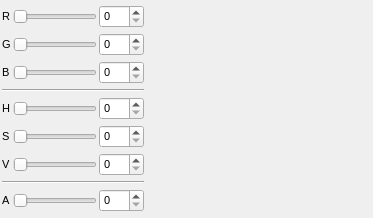
<?xml version="1.0" encoding="UTF-8"?>
<ui version="4.0">
 <class>ColourPopup</class>
 <widget class="QWidget" name="ColourPopup">
  <property name="geometry">
   <rect>
    <x>0</x>
    <y>0</y>
    <width>373</width>
    <height>218</height>
   </rect>
  </property>
  <property name="sizePolicy">
   <sizepolicy hsizetype="Minimum" vsizetype="Minimum">
    <horstretch>0</horstretch>
    <verstretch>0</verstretch>
   </sizepolicy>
  </property>
  <property name="baseSize">
   <size>
    <width>56</width>
    <height>56</height>
   </size>
  </property>
  <property name="font">
   <font>
    <pointsize>8</pointsize>
   </font>
  </property>
  <property name="windowTitle">
   <string>Colour Popup</string>
  </property>
  <layout class="QGridLayout" name="gridLayout">
   <property name="margin">
    <number>2</number>
   </property>
   <property name="spacing">
    <number>2</number>
   </property>
   <item row="4" column="1">
    <widget class="QSlider" name="HueSlider">
     <property name="toolTip">
      <string>Set the hue component of the colour (HSV)</string>
     </property>
     <property name="maximum">
      <number>359</number>
     </property>
     <property name="orientation">
      <enum>Qt::Horizontal</enum>
     </property>
    </widget>
   </item>
   <item row="1" column="0">
    <widget class="QLabel" name="label_2">
     <property name="sizePolicy">
      <sizepolicy hsizetype="Minimum" vsizetype="Preferred">
       <horstretch>0</horstretch>
       <verstretch>0</verstretch>
      </sizepolicy>
     </property>
     <property name="text">
      <string>G</string>
     </property>
    </widget>
   </item>
   <item row="1" column="1">
    <widget class="QSlider" name="GreenSlider">
     <property name="toolTip">
      <string>Set the green component of the colour (RGB)</string>
     </property>
     <property name="maximum">
      <number>255</number>
     </property>
     <property name="orientation">
      <enum>Qt::Horizontal</enum>
     </property>
    </widget>
   </item>
   <item row="5" column="2">
    <widget class="QSpinBox" name="SaturationSpin">
     <property name="toolTip">
      <string>Set the saturation component of the colour (HSV)</string>
     </property>
     <property name="maximum">
      <number>255</number>
     </property>
    </widget>
   </item>
   <item row="4" column="2">
    <widget class="QSpinBox" name="HueSpin">
     <property name="toolTip">
      <string>Set the hue component of the colour (HSV)</string>
     </property>
     <property name="maximum">
      <number>359</number>
     </property>
    </widget>
   </item>
   <item row="3" column="0" colspan="3">
    <widget class="Line" name="line">
     <property name="orientation">
      <enum>Qt::Horizontal</enum>
     </property>
    </widget>
   </item>
   <item row="4" column="0">
    <widget class="QLabel" name="label_4">
     <property name="sizePolicy">
      <sizepolicy hsizetype="Minimum" vsizetype="Preferred">
       <horstretch>0</horstretch>
       <verstretch>0</verstretch>
      </sizepolicy>
     </property>
     <property name="text">
      <string>H</string>
     </property>
    </widget>
   </item>
   <item row="2" column="0">
    <widget class="QLabel" name="label_3">
     <property name="sizePolicy">
      <sizepolicy hsizetype="Minimum" vsizetype="Preferred">
       <horstretch>0</horstretch>
       <verstretch>0</verstretch>
      </sizepolicy>
     </property>
     <property name="text">
      <string>B</string>
     </property>
    </widget>
   </item>
   <item row="1" column="2">
    <widget class="QSpinBox" name="GreenSpin">
     <property name="toolTip">
      <string>Set the green component of the colour (RGB)</string>
     </property>
     <property name="maximum">
      <number>255</number>
     </property>
    </widget>
   </item>
   <item row="0" column="0">
    <widget class="QLabel" name="label">
     <property name="sizePolicy">
      <sizepolicy hsizetype="Minimum" vsizetype="Preferred">
       <horstretch>0</horstretch>
       <verstretch>0</verstretch>
      </sizepolicy>
     </property>
     <property name="text">
      <string>R</string>
     </property>
    </widget>
   </item>
   <item row="2" column="2">
    <widget class="QSpinBox" name="BlueSpin">
     <property name="toolTip">
      <string>Set the blue component of the colour (RGB)</string>
     </property>
     <property name="maximum">
      <number>255</number>
     </property>
    </widget>
   </item>
   <item row="6" column="1">
    <widget class="QSlider" name="ValueSlider">
     <property name="toolTip">
      <string>Set the value component of the colour (HSV)</string>
     </property>
     <property name="maximum">
      <number>255</number>
     </property>
     <property name="orientation">
      <enum>Qt::Horizontal</enum>
     </property>
    </widget>
   </item>
   <item row="5" column="0">
    <widget class="QLabel" name="label_5">
     <property name="sizePolicy">
      <sizepolicy hsizetype="Minimum" vsizetype="Preferred">
       <horstretch>0</horstretch>
       <verstretch>0</verstretch>
      </sizepolicy>
     </property>
     <property name="text">
      <string>S</string>
     </property>
    </widget>
   </item>
   <item row="2" column="1">
    <widget class="QSlider" name="BlueSlider">
     <property name="toolTip">
      <string>Set the blue component of the colour (RGB)</string>
     </property>
     <property name="maximum">
      <number>255</number>
     </property>
     <property name="orientation">
      <enum>Qt::Horizontal</enum>
     </property>
    </widget>
   </item>
   <item row="7" column="0" colspan="3">
    <widget class="Line" name="line_2">
     <property name="orientation">
      <enum>Qt::Horizontal</enum>
     </property>
    </widget>
   </item>
   <item row="6" column="2">
    <widget class="QSpinBox" name="ValueSpin">
     <property name="toolTip">
      <string>Set the value component of the colour (HSV)</string>
     </property>
     <property name="maximum">
      <number>255</number>
     </property>
    </widget>
   </item>
   <item row="5" column="1">
    <widget class="QSlider" name="SaturationSlider">
     <property name="toolTip">
      <string>Set the saturation component of the colour (HSV)</string>
     </property>
     <property name="maximum">
      <number>255</number>
     </property>
     <property name="orientation">
      <enum>Qt::Horizontal</enum>
     </property>
    </widget>
   </item>
   <item row="6" column="0">
    <widget class="QLabel" name="label_6">
     <property name="sizePolicy">
      <sizepolicy hsizetype="Minimum" vsizetype="Preferred">
       <horstretch>0</horstretch>
       <verstretch>0</verstretch>
      </sizepolicy>
     </property>
     <property name="text">
      <string>V</string>
     </property>
    </widget>
   </item>
   <item row="0" column="2">
    <widget class="QSpinBox" name="RedSpin">
     <property name="toolTip">
      <string>Set the red component of the colour (RGB)</string>
     </property>
     <property name="maximum">
      <number>255</number>
     </property>
    </widget>
   </item>
   <item row="0" column="1">
    <widget class="QSlider" name="RedSlider">
     <property name="toolTip">
      <string>Set the red component of the colour (RGB)</string>
     </property>
     <property name="maximum">
      <number>255</number>
     </property>
     <property name="orientation">
      <enum>Qt::Horizontal</enum>
     </property>
    </widget>
   </item>
   <item row="8" column="0">
    <widget class="QLabel" name="label_7">
     <property name="sizePolicy">
      <sizepolicy hsizetype="Minimum" vsizetype="Preferred">
       <horstretch>0</horstretch>
       <verstretch>0</verstretch>
      </sizepolicy>
     </property>
     <property name="text">
      <string>A</string>
     </property>
    </widget>
   </item>
   <item row="8" column="1">
    <widget class="QSlider" name="AlphaSlider">
     <property name="toolTip">
      <string>Set the alpha component of the colour</string>
     </property>
     <property name="maximum">
      <number>255</number>
     </property>
     <property name="orientation">
      <enum>Qt::Horizontal</enum>
     </property>
    </widget>
   </item>
   <item row="8" column="2">
    <widget class="QSpinBox" name="AlphaSpin">
     <property name="toolTip">
      <string>Set the alpha component of the colour</string>
     </property>
     <property name="maximum">
      <number>255</number>
     </property>
    </widget>
   </item>
   <item row="0" column="3" rowspan="9">
    <widget class="TColourWheel" name="Wheel" native="true">
     <property name="sizePolicy">
      <sizepolicy hsizetype="Expanding" vsizetype="Preferred">
       <horstretch>1</horstretch>
       <verstretch>0</verstretch>
      </sizepolicy>
     </property>
    </widget>
   </item>
  </layout>
 </widget>
 <customwidgets>
  <customwidget>
   <class>TColourWheel</class>
   <extends>QWidget</extends>
   <header>gui/tcolourwheel.hui</header>
   <container>1</container>
  </customwidget>
 </customwidgets>
 <resources>
  <include location="icons.qrc"/>
 </resources>
 <connections/>
</ui>
